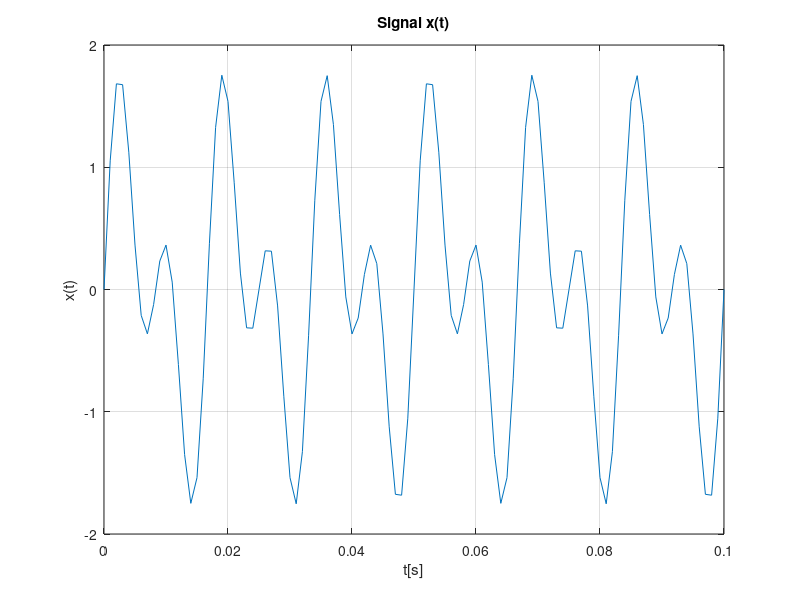
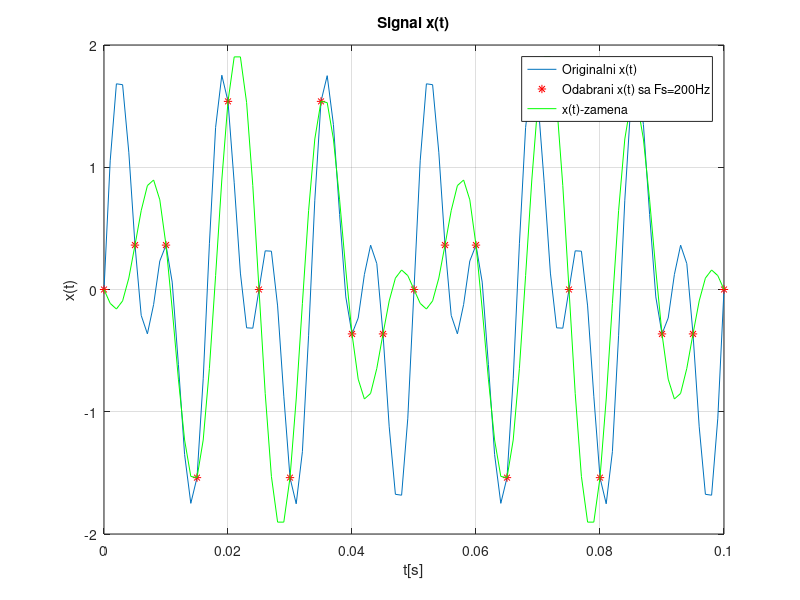

Write the MATLAB code that produced these figures, in order.
clear all; close all; clc;
Fs = 1000;
T = 1/Fs;
t = 0:T:0.1;
x = sin(2*pi*120*t) + sin(2*pi*60*t);

figure(1)
  plot(t,x);
  xlabel('t[s]'); ylabel('x(t)'); title('Signal x(t)');
  grid on;
  
%Isti signal samo sa neadekvatnim odabiranjem
Fs2 = 200;
Ts2 = 1/Fs2;
t2 = 0:Ts2:0.1;
x2 = sin(2*pi*120*t2) + sin(2*pi*60*t2);

figure(2)
  plot(t,x);
  hold on;
  scatter(t2, x2,'r', '*');
  xlabel('t[s]'); ylabel('x(t)'); title('Signal x(t)');
  grid on;
  
x3 = sin(2*pi*80*t + pi) + sin(2*pi*60*t)
plot(t, x3, 'g');
legend('Originalni x(t)', 'Odabrani x(t) sa Fs=200Hz', 'x(t)-zamena');
